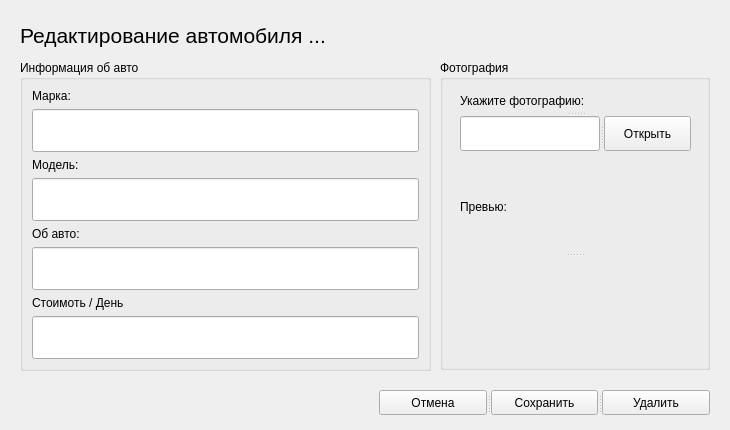
<?xml version="1.0" encoding="UTF-8"?>
<ui version="4.0">
 <class>CarEditForm</class>
 <widget class="QWidget" name="CarEditForm">
  <property name="geometry">
   <rect>
    <x>0</x>
    <y>0</y>
    <width>730</width>
    <height>430</height>
   </rect>
  </property>
  <property name="windowTitle">
   <string>Form</string>
  </property>
  <widget class="QLabel" name="titleLabel">
   <property name="geometry">
    <rect>
     <x>20</x>
     <y>20</y>
     <width>690</width>
     <height>30</height>
    </rect>
   </property>
   <property name="font">
    <font>
     <family>Segoe UI</family>
     <pointsize>16</pointsize>
    </font>
   </property>
   <property name="text">
    <string>Редактирование автомобиля ...</string>
   </property>
  </widget>
  <widget class="QGroupBox" name="groupBox">
   <property name="geometry">
    <rect>
     <x>440</x>
     <y>60</y>
     <width>270</width>
     <height>310</height>
    </rect>
   </property>
   <property name="title">
    <string>Фотография</string>
   </property>
   <widget class="QSplitter" name="splitter_5">
    <property name="geometry">
     <rect>
      <x>20</x>
      <y>30</y>
      <width>231</width>
      <height>61</height>
     </rect>
    </property>
    <property name="orientation">
     <enum>Qt::Vertical</enum>
    </property>
    <widget class="QLabel" name="label_7">
     <property name="text">
      <string>Укажите фотографию:</string>
     </property>
    </widget>
    <widget class="QSplitter" name="splitter">
     <property name="orientation">
      <enum>Qt::Horizontal</enum>
     </property>
     <widget class="QLineEdit" name="fileInput">
      <property name="styleSheet">
       <string notr="true">padding: 0 10px;</string>
      </property>
      <property name="clearButtonEnabled">
       <bool>false</bool>
      </property>
     </widget>
     <widget class="QPushButton" name="fileOpenButton">
      <property name="text">
       <string>Открыть</string>
      </property>
     </widget>
    </widget>
   </widget>
   <widget class="QSplitter" name="splitter_6">
    <property name="geometry">
     <rect>
      <x>20</x>
      <y>100</y>
      <width>230</width>
      <height>190</height>
     </rect>
    </property>
    <property name="orientation">
     <enum>Qt::Vertical</enum>
    </property>
    <widget class="QLabel" name="label_8">
     <property name="text">
      <string>Превью:</string>
     </property>
    </widget>
    <widget class="QLabel" name="resourceLabel">
     <property name="text">
      <string/>
     </property>
    </widget>
   </widget>
  </widget>
  <widget class="QGroupBox" name="groupBox_2">
   <property name="geometry">
    <rect>
     <x>20</x>
     <y>60</y>
     <width>411</width>
     <height>311</height>
    </rect>
   </property>
   <property name="title">
    <string>Информация об авто</string>
   </property>
   <layout class="QVBoxLayout" name="verticalLayout_5">
    <item>
     <layout class="QVBoxLayout" name="verticalLayout">
      <item>
       <widget class="QLabel" name="label_4">
        <property name="sizePolicy">
         <sizepolicy hsizetype="Preferred" vsizetype="Fixed">
          <horstretch>0</horstretch>
          <verstretch>0</verstretch>
         </sizepolicy>
        </property>
        <property name="text">
         <string>Марка:</string>
        </property>
       </widget>
      </item>
      <item>
       <widget class="QLineEdit" name="markInput">
        <property name="sizePolicy">
         <sizepolicy hsizetype="Expanding" vsizetype="Expanding">
          <horstretch>0</horstretch>
          <verstretch>0</verstretch>
         </sizepolicy>
        </property>
        <property name="styleSheet">
         <string notr="true">padding: 0 10px;</string>
        </property>
        <property name="clearButtonEnabled">
         <bool>false</bool>
        </property>
       </widget>
      </item>
     </layout>
    </item>
    <item>
     <layout class="QVBoxLayout" name="verticalLayout_2">
      <item>
       <widget class="QLabel" name="label_5">
        <property name="sizePolicy">
         <sizepolicy hsizetype="Preferred" vsizetype="Fixed">
          <horstretch>0</horstretch>
          <verstretch>0</verstretch>
         </sizepolicy>
        </property>
        <property name="text">
         <string>Модель:</string>
        </property>
       </widget>
      </item>
      <item>
       <widget class="QLineEdit" name="modelInput">
        <property name="sizePolicy">
         <sizepolicy hsizetype="Expanding" vsizetype="Expanding">
          <horstretch>0</horstretch>
          <verstretch>0</verstretch>
         </sizepolicy>
        </property>
        <property name="styleSheet">
         <string notr="true">padding: 0 10px;</string>
        </property>
        <property name="clearButtonEnabled">
         <bool>false</bool>
        </property>
       </widget>
      </item>
     </layout>
    </item>
    <item>
     <layout class="QVBoxLayout" name="verticalLayout_4">
      <item>
       <widget class="QLabel" name="label_6">
        <property name="sizePolicy">
         <sizepolicy hsizetype="Preferred" vsizetype="Fixed">
          <horstretch>0</horstretch>
          <verstretch>0</verstretch>
         </sizepolicy>
        </property>
        <property name="text">
         <string>Об авто:</string>
        </property>
       </widget>
      </item>
      <item>
       <widget class="QLineEdit" name="aboutInput">
        <property name="sizePolicy">
         <sizepolicy hsizetype="Expanding" vsizetype="Expanding">
          <horstretch>0</horstretch>
          <verstretch>0</verstretch>
         </sizepolicy>
        </property>
        <property name="styleSheet">
         <string notr="true">padding: 0 10px;</string>
        </property>
        <property name="clearButtonEnabled">
         <bool>false</bool>
        </property>
       </widget>
      </item>
     </layout>
    </item>
    <item>
     <layout class="QVBoxLayout" name="verticalLayout_6">
      <item>
       <widget class="QLabel" name="label">
        <property name="sizePolicy">
         <sizepolicy hsizetype="Preferred" vsizetype="Fixed">
          <horstretch>0</horstretch>
          <verstretch>0</verstretch>
         </sizepolicy>
        </property>
        <property name="text">
         <string>Стоимоть / День</string>
        </property>
       </widget>
      </item>
      <item>
       <widget class="QLineEdit" name="costPerDay">
        <property name="sizePolicy">
         <sizepolicy hsizetype="Expanding" vsizetype="Expanding">
          <horstretch>0</horstretch>
          <verstretch>0</verstretch>
         </sizepolicy>
        </property>
        <property name="styleSheet">
         <string notr="true">padding: 0 10px;</string>
        </property>
       </widget>
      </item>
     </layout>
    </item>
   </layout>
  </widget>
  <widget class="QSplitter" name="splitter_7">
   <property name="geometry">
    <rect>
     <x>379</x>
     <y>390</y>
     <width>331</width>
     <height>25</height>
    </rect>
   </property>
   <property name="orientation">
    <enum>Qt::Horizontal</enum>
   </property>
   <widget class="QPushButton" name="pushButton_2">
    <property name="text">
     <string>Отмена</string>
    </property>
   </widget>
   <widget class="QPushButton" name="saveButton">
    <property name="text">
     <string>Сохранить</string>
    </property>
   </widget>
   <widget class="QPushButton" name="deleteButton">
    <property name="text">
     <string>Удалить</string>
    </property>
   </widget>
  </widget>
 </widget>
 <resources/>
 <connections/>
</ui>
